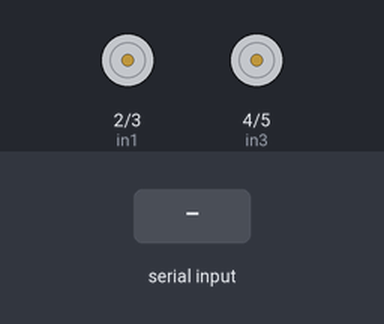
A sketch run on a simulated Arduino Uno, built with avr-gcc and run on an emulated ATmega328P. On the bench: motor-driver pin pairs drawn as motors (green arrow = first pin HIGH = forward, orange = second pin HIGH = backward, longer = more drive, scaled by the enable pin). Inputs (shaded band) come from the test bench. What the sketch prints to the serial monitor is not drawn.

Above: at 1.2 s.
1.3 s: "F" received over the second serial link
At 1.8 s:
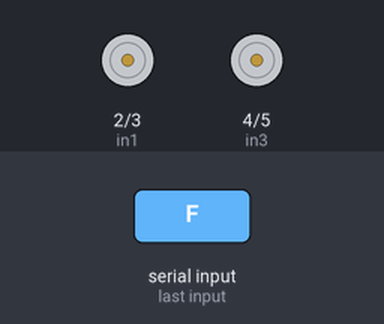
2.8 s: "B" received over the second serial link
At 4.0 s:
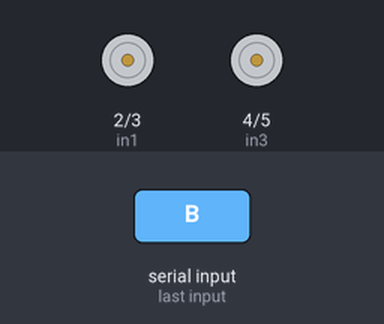
4.3 s: "L" received over the second serial link
At 4.9 s:
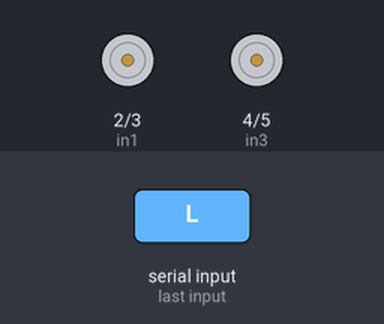
5.8 s: "R" received over the second serial link
At 6.4 s:
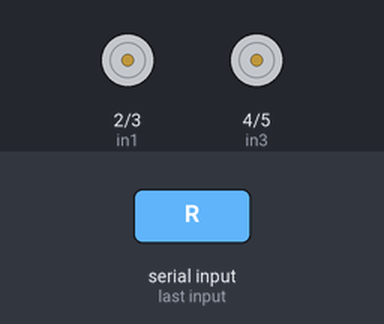
7.3 s: "1" received over the second serial link
8.8 s: "2" received over the second serial link
Timing chart, 0 to 11.3 s (numbered marks = the images above; inputs shaded):
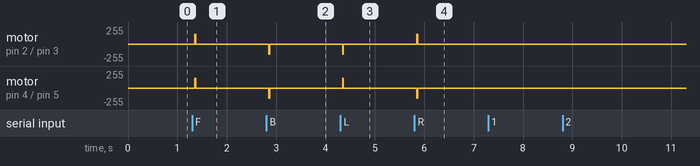

The sketch:

slave.ino
```cpp
#include <SoftwareSerial.h>

SoftwareSerial BT(10, 11);  // RX, TX

// Motor control pins
int in1 = 2, in2 = 3;
int in3 = 4, in4 = 5;

// PWM speed pins
int ENA = 6;   // Left motor speed
int ENB = 9;   // Right motor speed

// Default speed (0–255)
int speedValue = 150;

void setup() {
  Serial.begin(9600);
  BT.begin(9600);

  pinMode(in1, OUTPUT);
  pinMode(in2, OUTPUT);
  pinMode(in3, OUTPUT);
  pinMode(in4, OUTPUT);

  pinMode(ENA, OUTPUT);
  pinMode(ENB, OUTPUT);

  Serial.println("SLAVE READY - Waiting for command...");
}

// Motor movement functions
void setSpeed(int spd) {
  speedValue = constrain(spd, 0, 255);
  analogWrite(ENA, speedValue);
  analogWrite(ENB, speedValue);
  Serial.print("Speed Set To: ");
  Serial.println(speedValue);
}

void Forward() {
  setSpeed(speedValue);
  digitalWrite(in1,HIGH); digitalWrite(in2,LOW);
  digitalWrite(in3,HIGH); digitalWrite(in4,LOW);
  Serial.println("Car Moving Forward");
}

void Backward() {
  setSpeed(speedValue);
  digitalWrite(in1,LOW);  digitalWrite(in2,HIGH);
  digitalWrite(in3,LOW);  digitalWrite(in4,HIGH);
  Serial.println("Car Moving Backward");
}

void Left() {
  setSpeed(speedValue);
  digitalWrite(in1,LOW);  digitalWrite(in2,HIGH);
  digitalWrite(in3,HIGH); digitalWrite(in4,LOW);
  Serial.println("Car Turning Left");
}

void Right() {
  setSpeed(speedValue);
  digitalWrite(in1,HIGH); digitalWrite(in2,LOW);
  digitalWrite(in3,LOW);  digitalWrite(in4,HIGH);
  Serial.println("Car Turning Right");
}

void StopCar() {
  analogWrite(ENA, 0);
  analogWrite(ENB, 0);
  digitalWrite(in1,LOW); digitalWrite(in2,LOW);
  digitalWrite(in3,LOW); digitalWrite(in4,LOW);
  Serial.println("Car Stopped");
}

void loop() {

  if (BT.available()) {
    char cmd = BT.read();
    Serial.print("Received Command: ");
    Serial.println(cmd);

    switch (cmd) {
      case 'F': Forward(); break;
      case 'B': Backward(); break;
      case 'L': Left(); break;
      case 'R': Right(); break;

      // Speed commands
      case '1': setSpeed(80);  break;  // Slow
      case '2': setSpeed(150); break;  // Medium
      case '3': setSpeed(220); break;  // Fast
      case '4': setSpeed(255); break;  // Full Speed

      default: Serial.println("Invalid Command"); break;
    }
  }
  else {
    StopCar();
  }

}
```

Measured:
- after the input at 1.3 s, motor on pin 2 (in1) / pin 3 (in2), motor on pin 4 (in3) / pin 5 (in4): stopped → forward 150/255 after 0.05 s, → stopped 0.02 s later
- after the input at 2.8 s, motor on pin 2 (in1) / pin 3 (in2), motor on pin 4 (in3) / pin 5 (in4): stopped → backward 150/255 after 0.05 s, → stopped 0.02 s later
- after the input at 4.3 s, motor on pin 2 (in1) / pin 3 (in2): stopped → backward 150/255 at once, → stopped 0.02 s later; motor on pin 4 (in3) / pin 5 (in4): stopped → forward 150/255 at once, → stopped 0.02 s later
- after the input at 5.8 s, motor on pin 2 (in1) / pin 3 (in2): stopped → forward 150/255 after 0.05 s, → stopped 0.02 s later; motor on pin 4 (in3) / pin 5 (in4): stopped → backward 150/255 after 0.05 s, → stopped 0.02 s later
